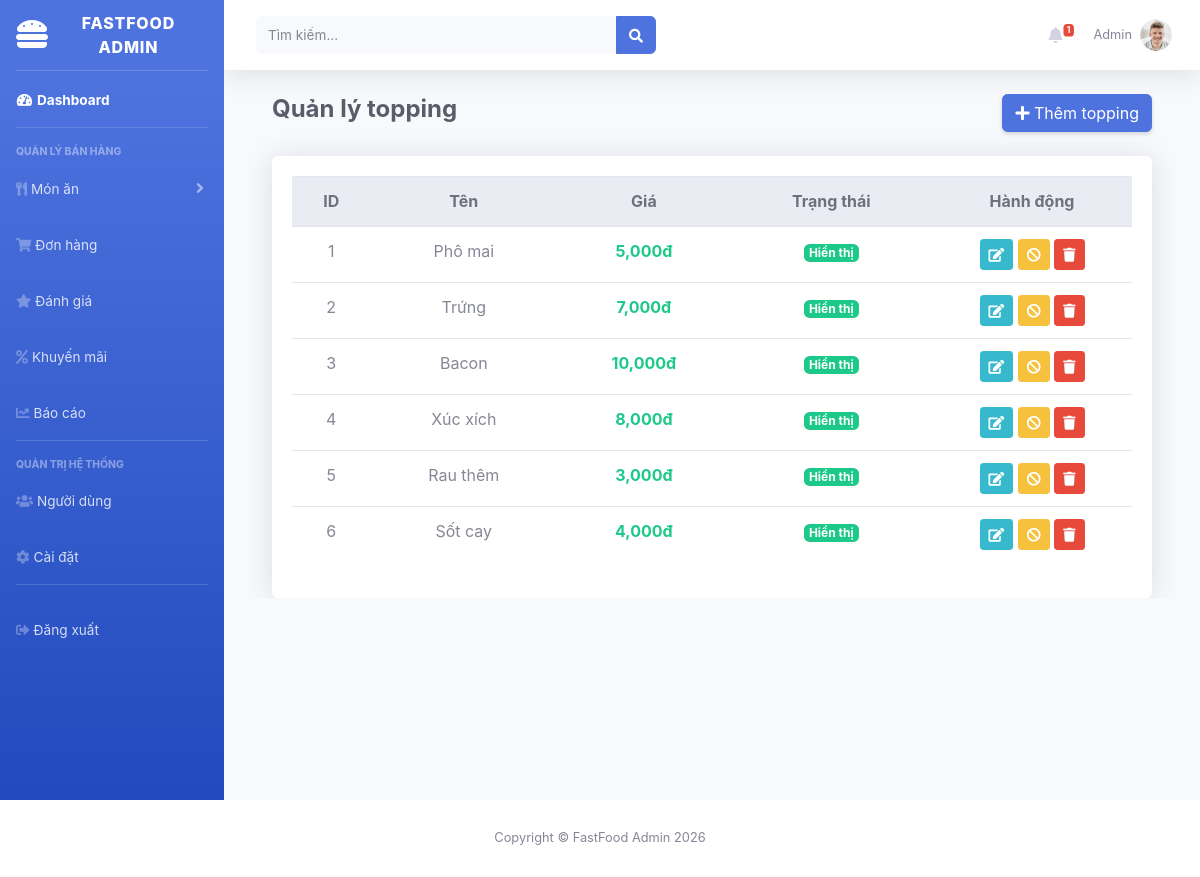
Screenshot of /admin.php?url=toppings (signed in) with the database file from the repository.
### tables this page shows
CREATE TABLE toppings (
    id BIGINT UNSIGNED AUTO_INCREMENT PRIMARY KEY,
    name VARCHAR(100),
    price DECIMAL(12,2),
    stock_quantity INT DEFAULT 0,
    status TINYINT DEFAULT 1,
    created_at TIMESTAMP NULL,
    updated_at TIMESTAMP NULL
);

### public/admin.php (called while the page is built, shortened)
<?php
require_once __DIR__ . '/../app/controllers/Admin/ProductController.php';
$url = $_GET['url'] ?? 'dashboard';
$layout = __DIR__ . '/../resources/views/layouts/admin.php';
switch ($url) {
    case 'toppings':
    $toppings = getAllToppings();
    break;
}
include $layout;

### app/controllers/Admin/ProductController.php (called while the page is built, shortened)
<?php
function getAllToppings() {
    $conn = getDB();
    return $conn->query("SELECT * FROM toppings ORDER BY id ASC")->fetchAll();
}

### resources/views/pages/admin/toppings.php (the view, shortened to what this page needs)
<div id="content-wrapper">
<div id="content">
<div class="container-fluid">
    <div class="d-flex justify-content-between align-items-center mb-4">
        <h4 class="font-weight-bold text-dark">Quản lý topping</h4>
        <button class="btn btn-primary shadow-sm" data-toggle="modal" data-target="#addModal">
            <i class="fas fa-plus"></i> Thêm topping
        </button>
    </div>
    <div class="card shadow border-0">
        <div class="card-body table-responsive">
            <table class="table table-hover align-middle text-center">
                <thead class="thead-light">
                    <tr>
                        <th>ID</th>
                        <th>Tên</th>
                        <th>Giá</th>
                        <th>Trạng thái</th>
                        <th width="200">Hành động</th>
                    </tr>
                </thead>
                <tbody>
                    <?php foreach ($toppings as $t): ?>
                    <tr>
                        <td><?= $t['id'] ?></td>
                        <td><?= htmlspecialchars($t['name']) ?></td>
                        <td class="text-success font-weight-bold">
                            <?= number_format($t['price']) ?>đ
                        </td>
                        <td>
                            <?= $t['status'] == 1
                                ? '<span class="badge badge-success">Hiển thị</span>'
                                : '<span class="badge badge-secondary">Ẩn</span>' ?>
                        </td>
                        <td>
                            <button class="btn btn-sm btn-info"
                                data-toggle="modal"
                                data-target="#editModal<?= $t['id'] ?>">
                                <i class="fas fa-edit"></i>
                            </button>
                            <?php if ($t['status'] == 1): ?>
                                <a href="admin.php?url=toppings&delete=<?= $t['id'] ?>"
                                   class="btn btn-sm btn-warning"
                                   onclick="return confirm('Ẩn topping này?')">
                                   <i class="fas fa-ban"></i>
                                </a>
                            <?php endif; ?>
                            <a href="admin.php?url=toppings&hard_delete=<?= $t['id'] ?>"
                               class="btn btn-sm btn-danger"
                               onclick="return confirm('Xóa vĩnh viễn?')">
                               <i class="fas fa-trash"></i>
                            </a>
                        </td>
                    </tr>
                    <?php endforeach; ?>
                </tbody>
            </table>
        </div>
    </div>
</div>
</div>
</div>

### rows the page displays
toppings: id "1", name "Phô mai", price "5,000", status "Hiển thị"
toppings: id "2", name "Trứng", price "7,000", status "Hiển thị"
toppings: id "3", name "Bacon", price "10,000", status "Hiển thị"
toppings: id "4", name "Xúc xích", price "8,000", status "Hiển thị"
toppings: id "5", name "Rau thêm", price "3,000", status "Hiển thị"
toppings: id "6", name "Sốt cay", price "4,000", status "Hiển thị"

### other values shown
$totalNotifications "1"
$currentUser['name'] "Admin"
